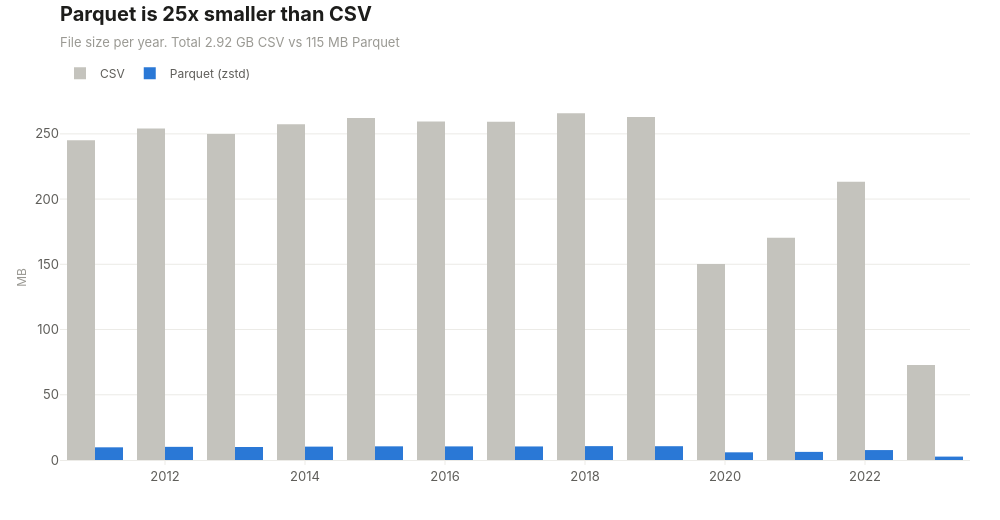

Write notebook code for a chart like this one.
### Code cell
csv_bars = go.Bar(name="CSV", x=sizes.index, y=sizes["csv_mb"], marker_color=viz.CONTEXT)
parquet_bars = go.Bar(name="Parquet (zstd)", x=sizes.index, y=sizes["parquet_mb"], marker_color=viz.ACCENT)

fig = go.Figure([csv_bars, parquet_bars])
fig.update_traces(hovertemplate="%{x}: %{y:,.1f} MB<extra>%{fullData.name}</extra>")
fig.update_layout(barmode="group", hovermode="closest")
fig.update_yaxes(title_text="MB")

title = f"Parquet is {total_ratio:.0f}x smaller than CSV"
subtitle = f"File size per year. Total {total_csv_mb / 1000:.2f} GB CSV vs {total_parquet_mb:.0f} MB Parquet"
viz.titled(fig, title, subtitle)
viz.save(fig, "01_csv_vs_parquet")
fig

### Figure 1 — Plotly figure (JSON) as saved in the notebook; plotly's stock layout.template omitted (floating-point values rounded to 4 significant figures)
{"data": [{"hovertemplate": "%{x}: %{y:,.1f} MB<extra>%{fullData.name}</extra>", "marker": {"color": "#c4c3bd"}, "name": "CSV", "type": "bar", "x": [2011, 2012, 2013, 2014, 2015, 2016, 2017, 2018, 2019, 2020, 2021, 2022, 2023], "y": [245.2, 254.1, 249.9, 257.3, 262.1, 259.5, 259.4, 265.8, 262.9, 150.2, 170.4, 213.3, 72.87]}, {"hovertemplate": "%{x}: %{y:,.1f} MB<extra>%{fullData.name}</extra>", "marker": {"color": "#2a78d6"}, "name": "Parquet (zstd)", "type": "bar", "x": [2011, 2012, 2013, 2014, 2015, 2016, 2017, 2018, 2019, 2020, 2021, 2022, 2023], "y": [9.72, 10.08, 9.959, 10.25, 10.48, 10.43, 10.39, 10.63, 10.57, 5.885, 6.221, 7.614, 2.607]}], "layout": {"barmode": "group", "height": 520, "hovermode": "closest", "title": {"text": "<b>Parquet is 25x smaller than CSV</b><br><span style='font-size:13px;color:#9a9993'>File size per year. Total 2.92 GB CSV vs 115 MB Parquet</span>"}, "width": 1000, "yaxis": {"title": {"text": "MB"}}}}
